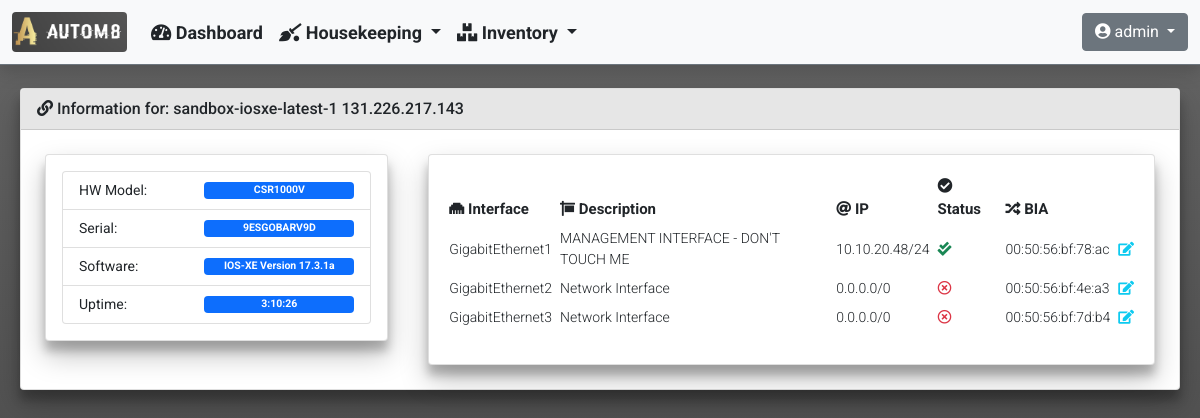
Page /inventory/device_detailed_information/1/ (signed in) on the earlier database version.
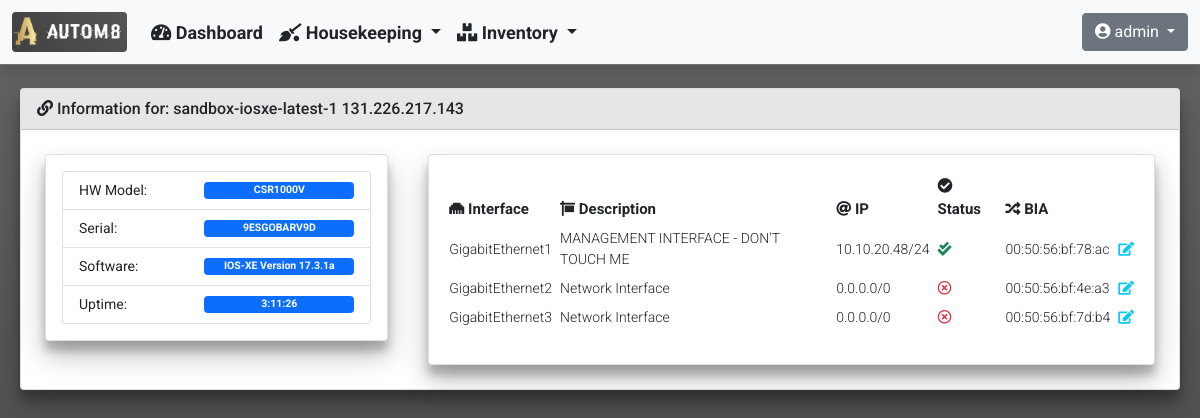
Same page on the later database version.
### inventory/models.py (models this page shows)
class Device(models.Model):
    hostname = models.CharField(unique=True, max_length=255)
    mgmt_ip = models.GenericIPAddressField(unique=True, max_length=12)
    username = models.CharField(blank=True, null=True, max_length=255)
    password = models.CharField(blank=True, null=True, max_length=255)
    software_version = models.CharField(blank=True, null=True, max_length=255)
    serial_number = models.CharField(blank=True, null=True, max_length=255)
    vendor = models.CharField(max_length=255)
    description = models.CharField(blank=True, null=True, max_length=255)
    hardware_model = models.CharField(blank=True, null=True, max_length=255)
    rest_conf_enabled = models.BooleanField(blank=True, null=True)
    device_uptime = models.CharField(blank=True, null=True, max_length=255)
    last_polled = models.DateTimeField(blank=True, null=True)
    date_added = models.DateTimeField(default=timezone.now())

class DeviceInterfaces(models.Model):
    device_id = models.ForeignKey(Device, null=True, on_delete=models.CASCADE)
    name = models.CharField(blank=True, null=True, max_length=255)
    interface_type = models.CharField(blank=True, null=True, max_length=255)
    description = models.CharField(blank=True, null=True, max_length=255)
    ipv4_address = models.GenericIPAddressField(
        blank=True, null=True, max_length=12)
    ipv4_subnet_mask = models.CharField(blank=True, null=True, max_length=12)
    admin_status = models.CharField(blank=True, null=True, max_length=255)
    oper_status = models.CharField(blank=True, null=True, max_length=255)
    phys_address = models.CharField(blank=True, null=True, max_length=255)

### inventory/views.py (the view)
def device_detailed_information(request, device_id):
    device = Device.objects.get(pk=device_id)
    context = {
        'title': 'Device Detailed Information',
        'card_header': f'Information for: {device.hostname} {device.mgmt_ip}',
        'data': {
            'version': device,
            'interfaces': DeviceInterfaces.objects.filter(device_id=device_id)
        }
    }
    return render(
        request,
        'inventory/device_detailed_information.html',
        context
    )

### templates/inventory/device_detailed_information.html (shortened to what the changed rows need)
{% extends "base_template/base.html"%}
{% block content %}
<div class="row">
    <div class="col-md-4">
        <div class="card">
            <div class="card-body">
                <ul class="list-group">
                    <li class="list-group-item d-flex justify-content-between align-items-center">
                        HW Model:
                        <span class="badge bg-primary" style="width: 150px">{{ data.version.hardware_model }}</span>
                    </li>
                    <li class="list-group-item d-flex justify-content-between align-items-center">
                        Serial:
                        <span class="badge bg-primary" style="width: 150px">{{ data.version.serial_number }}</span>
                    </li>
                    <li class="list-group-item d-flex justify-content-between align-items-center">
                        Software:
                        <span class="badge bg-primary" style="width: 150px">{{ data.version.software_version }}</span>
                    </li>
                    <li class="list-group-item d-flex justify-content-between align-items-center">
                        Uptime:
                        <span class="badge bg-primary" style="width: 150px">{{ data.version.device_uptime }}</span>
                    </li>
                </ul>
            </div>
        </div>
    </div>
    <div class="col-md-8">
        <div class="card">
            <div class="card-body">
                <div class="table-responsive rounded">
                    <table id="InterfaceList" class="table table-sm table-hover table-borderless align-middle"
                        style="width:100%">
                        <thead>
                            <tr>
                                <th><i class="fas fa-ethernet"></i> Interface</th>
                                <th><i class="fas fa-sign"></i> Description</th>
                                <th><i class="fas fa-at"></i> IP</th>
                                <th><i class="fas fa-check-circle"></i> Status</th>
                                <th><i class="fas fa-random"></i> BIA</th>
                                <th></th>
                            </tr>
                        </thead>
                        <tbody>
                            {% for interface in data.interfaces %}
                            <tr>
                                <td>{{ interface.name }}</td>
                                {% if interface.description %}
                                <td>{{ interface.description }}</td>
                                {% else %}
                                <td>N/A</td>
                                {% endif %}
                                {% if interface.ipv4_address %}
                                <td>{{ interface.ipv4_address }}/{{ interface.ipv4_subnet_mask }}</td>
                                {% else %}
                                <td>0.0.0.0/0</td>
                                {% endif %}
                                {% if 'up' in interface.admin_status and 'up' in interface.oper_status %}
                                <td><i class="fas fa-check-double text-success blink"></i></td>
                                {% else %}
                                <td><i class="far fa-times-circle text-danger blink"></i></td>
                                {% endif %}
                                {% if interface.phys_address %}
                                <td>{{ interface.phys_address }} </td>
                                {% else %}
                                <td>N/A</td>
                                {% endif %}
                                <td>
                                    <a class="text-decoration-none"
                                        href="{% url 'inventory:device_interface_edit' interface.name %}"
                                        data-bs-toggle="tooltip" title="Edit">
                                        <i class="fas fa-edit text-info"></i>
                                    </a>
                                </td>
                                {% endfor %}
                            </tr>
                        </tbody>
                    </table>
                </div>
            </div>
        </div>
    </div>
</div>
{% endblock %}

Differences in the rows shown:
changed Device "CSR1000V": version.device_uptime "3:10:26" → "3:11:26"
